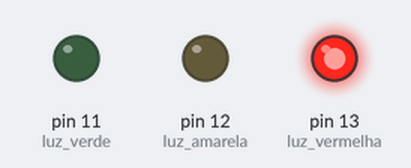
Bench run of a sketch on a simulated Arduino Uno, built with avr-gcc and run on an emulated ATmega328P. On the bench: output pins drawn as LEDs (lit = HIGH).

Above: at 2.5 s.
At 7.0 s:
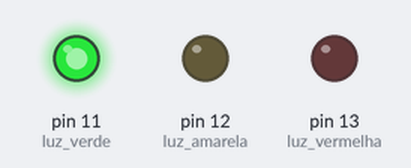
At 10.0 s:
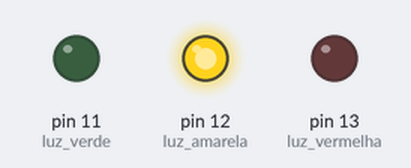
Timing chart, 0 to 14.3 s (numbered marks = the images above):
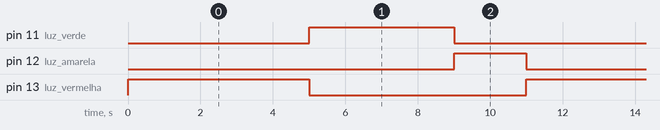

Measured:
- by itself, pin 11 (luz_verde): alternates HIGH for 4.0 s and LOW for 7.0 s
- by itself, pin 12 (luz_amarela): alternates HIGH for 2.0 s and LOW for 9.0 s
- by itself, pin 13 (luz_vermelha): alternates HIGH for 5.0 s and LOW for 6.0 s

The sketch:

projecto_do_semafro.ino
```cpp
void setup() {
  // put your setup code here, to run once:
  pinMode(13,OUTPUT); // luz vermelha
  pinMode(12,OUTPUT); // luz amarela
  pinMode(11,OUTPUT); // luz verde

}

void loop() {
  // put your main code here, to run repeatedly:
  digitalWrite(13,HIGH);
  delay(5000);
  digitalWrite(13,LOW);

  digitalWrite(11,HIGH);
  delay(4000);
  digitalWrite(11,LOW);

  digitalWrite(12,HIGH);
  delay(2000);
  digitalWrite(12,LOW);
}
```
